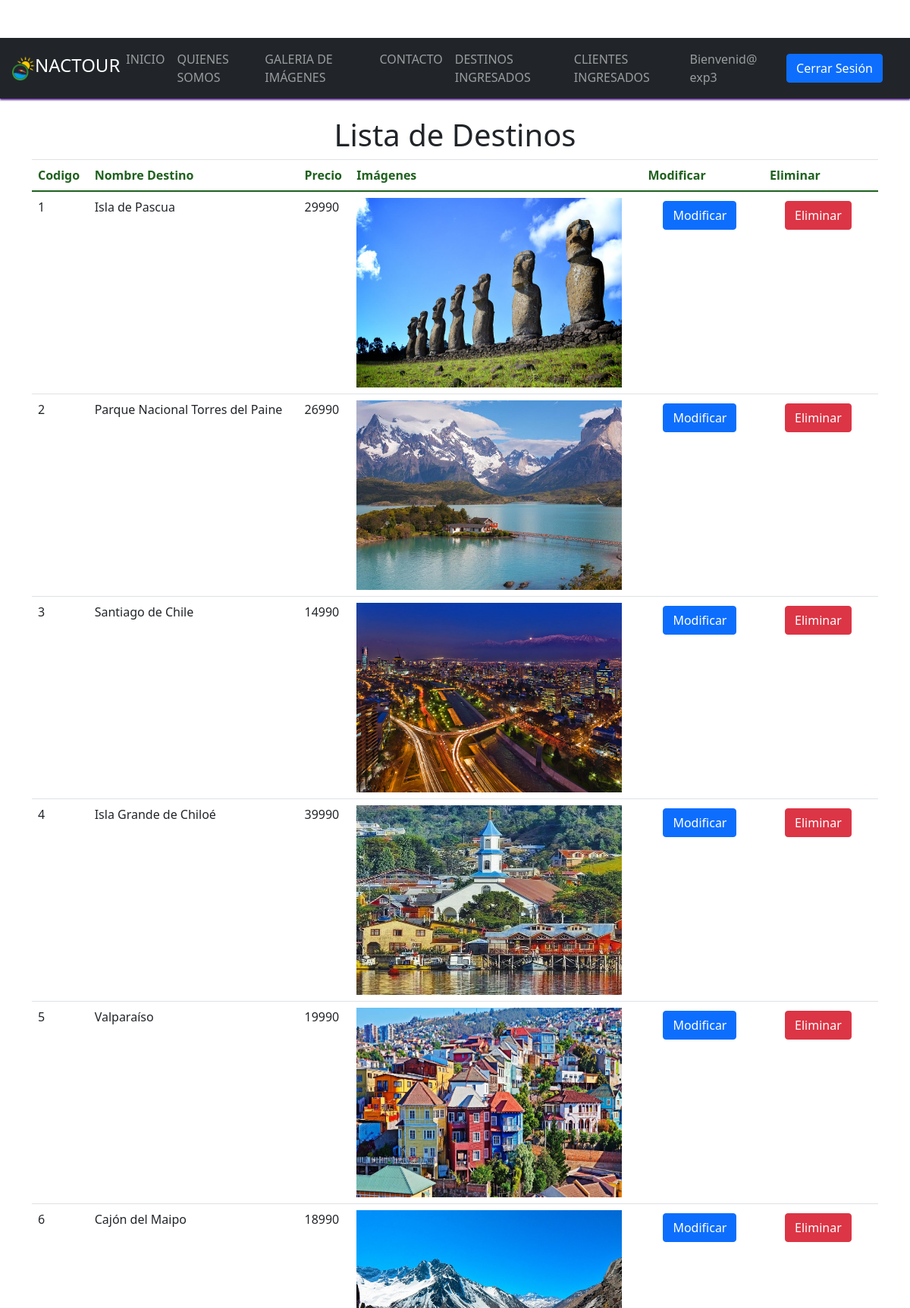
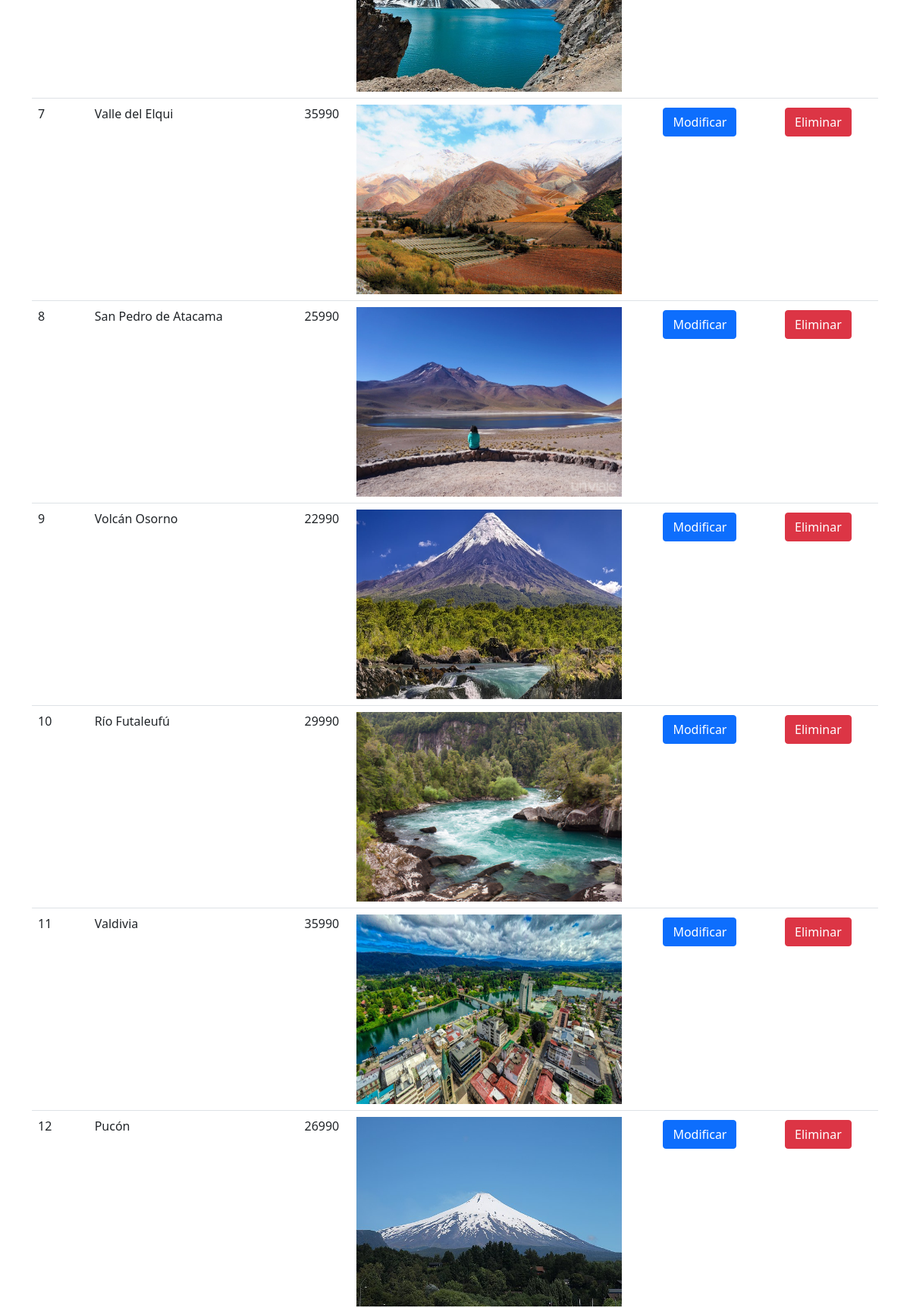
/mostrarDestino/ (signed in, upper part), run on the app's committed database (2 pictures, top to bottom).
### core/models.py (models this page shows, shortened)
class Destino(models.Model):
    cod_des= models.IntegerField(primary_key=True, verbose_name='Codigo Destino')
    nombre_des=models.CharField(max_length=55, verbose_name='Nombre Destino')
    precio=models.IntegerField(max_length=6, verbose_name='Precio')
    imagen=models.ImageField(upload_to="imagenes", null=True, verbose_name='Imagen')  #la img

### core/views.py (the view)
# urls.py: path('mostrarDestino/', mostrarDestino, name="mostrarDestino"),
def mostrarDestino(request):
    destino = Destino.objects.all()
    datos={
        'sitios':destino #- - - - - - - - - - > palabra clave diccionario
    }
    return render(request, 'mostrarDestino.html', datos)

### core/templates/mostrarDestino.html (shortened to what this page needs)
<!DOCTYPE html>
<html lang="en">
<head>
    {% load static %}
    <link rel="stylesheet" type="text/css" href="{% static 'css/bootstrap.min.css' %}">
    <link rel="stylesheet" type="text/css" href="{% static 'css/estilos.css' %}">
    <link href="https://cdn.jsdelivr.net/npm/bootstrap@5.0.2/dist/css/bootstrap.min.css" rel="stylesheet">
</head>
<body>
    <nav class="navbar navbar-expand-sm navbar-dark bg-dark mb-4">
        <img src="{% static 'img/logo.png' %}" alt="logo" width="30px">
            <h4>NacTour</h4>
        <div class="collapse navbar-collapse" id="Opciones">
            <ul class="navbar-nav">
                <li class="nav-item">
                    <a class="nav-link" href="{% url 'inicio' %}">INICIO</a>
                </li>
                <li class="nav-item">
                    <a class="nav-link" href="{% url 'quienes_somos' %}">QUIENES SOMOS</a>
                </li>
                <li class="nav-item">
                    <a class="nav-link" href="{% url 'Galeria_imagenes'%}">GALERIA DE IMÁGENES</a>
                </li>
                <li class="nav-item">
                    <a class="nav-link" href="{% url 'nuevo_formulario_' %}">CONTACTO</a>
                </li>
                <li class="nav-item">
                    <a class="nav-link" href="{% url 'mostrarDestino' %}">DESTINOS INGRESADOS</a>
                </li>
                {% if user.is_authenticated %}
                <li class="nav-item">
                    <a class="nav-link" href="{% url 'mostrar' %}">CLIENTES INGRESADOS</a>
                </li>
                <li class="nav-item">
                    <a class="nav-link" href="#">Bienvenid@ {{user.username}}</a>
                </li>
                {% endif %}
            </ul>
            <div>
                {% if user.is_authenticated %}
                    <a href="{% url 'logout' %}" id="salir">
                       <input type="submit" value="Cerrar Sesión" class="btn btn-primary" style="float: right;">
                    </a>
                {% else %}
                <a href="{% url 'login' %}" id="ingresar">
                    <input type="submit" value="Iniciar Sesión" class="btn btn-primary" style="float: right;">
                </a>
                {% endif %}
            </div>
        </div>
    </nav>
    <div class="container">
        <h1>Lista de Destinos</h1>
        <table class="table">
            <thead>
                <tr>
                    <th>Codigo</th>
                    <th>Nombre Destino</th>
                    <th>Precio</th>
                    <th>Imágenes</th>
                    <th>Modificar </th>
                    <th>Eliminar</th>
                </tr>
            </thead>
            <tbody>
                {% for si in sitios %}
                    <tr>
                        <td>{{si.cod_des}}</td>
                        <td>{{si.nombre_des}}</td>
                        <td>{{si.precio}}</td>
                        {% if si.imagen %}
                            <td scope="row">
                                <img src="{{ si.imagen.url}}" style="height:250px; width:350px;">
                            </td>
                        {% endif %}
                        {% if user.is_authenticated %}
                            <td><a href="{% url 'modificarDestino' si.cod_des %}" class="btn btn-primary">Modificar</a></td>
                            <td><a href="{% url 'eliminarDestino' si.cod_des %}" class="btn btn-danger">Eliminar</a></td>
                        {% else %}
                        <td><a href="#" class="btn btn-outline-primary">No tiene acceso para modificar</a></td>
                        <td><a href="#" class="btn btn-outline-danger">No tiene acceso para eliminar</a></td>
                    </tr>
                    {% endif %}
                {% endfor%}
            </tbody>
        </table>
    </div>
</body>
</html>

### core/static/css/estilos.css (style rules this page uses)
h4 { color: white; text-align: center; width: auto; height: auto; text-transform: uppercase; }
h1 { text-align: center; }
body { background-color: #9ec2e6; padding-top: 100px; }
.navbar { box-shadow:0px 2px 2px rgb(99, 49, 156); position: fixed; z-index: 1; display: flex; transition: 0.3s; width: 100%; top: 0; }
.btn { background-color: crimson; border: none; color: azure; padding: 10px; text-align: center; display: inline-block; font-size: 13px; margin: 4px 20px; }
body { background-color: #000000; padding-top: 50px; }
* { margin: 0; padding: 0; }
body { background: #d2d9e4; font-family: sans-serif; }
th { color: #1f611f; }

### data on the page
Destino: cod_des "1", nombre_des "Isla de Pascua", precio "29990", imagen (picture)
Destino: cod_des "2", nombre_des "Parque Nacional Torres del Paine", precio "26990", imagen (picture)
Destino: cod_des "3", nombre_des "Santiago de Chile", precio "14990", imagen (picture)
Destino: cod_des "4", nombre_des "Isla Grande de Chiloé", precio "39990", imagen (picture)
Destino: cod_des "5", nombre_des "Valparaíso", precio "19990", imagen (picture)
Destino: cod_des "6", nombre_des "Cajón del Maipo", precio "18990", imagen (picture)
Destino: cod_des "7", nombre_des "Valle del Elqui", precio "35990", imagen (picture)
Destino: cod_des "8", nombre_des "San Pedro de Atacama", precio "25990", imagen (picture)
Destino: cod_des "9", nombre_des "Volcán Osorno", precio "22990", imagen (picture)
Destino: cod_des "10", nombre_des "Río Futaleufú", precio "29990", imagen (picture)
Destino: cod_des "11", nombre_des "Valdivia", precio "35990", imagen (picture)
Destino: cod_des "12", nombre_des "Pucón", precio "26990", imagen (picture)

### other printed values
{{ user.username }} "exp3"
